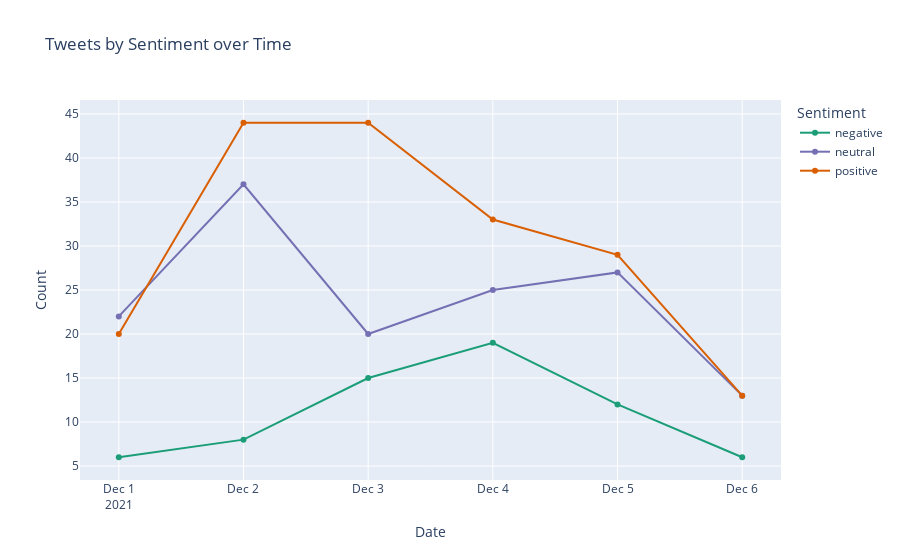

The notebook cell this image was saved under:
### Code cell
fig = px.line(gruDate,x='date',y='text',color='sentiment_category',markers=True,labels={'text':'Count','date':'Date','sentiment_category':'Sentiment'},color_discrete_sequence=["#1b9e77",'#7570b3','#d95f02'],title='Tweets by Sentiment over Time')
fig.show()

### Figure 1 — Plotly figure (JSON) as saved in the notebook; plotly's stock layout.template omitted (floating-point values rounded to 4 significant figures)
{"data": [{"hovertemplate": "Sentiment=negative<br>Date=%{x}<br>Count=%{y}<extra></extra>", "legendgroup": "negative", "line": {"color": "#1b9e77", "dash": "solid"}, "marker": {"symbol": "circle"}, "mode": "markers+lines", "name": "negative", "orientation": "v", "showlegend": true, "type": "scatter", "x": ["2021-12-01", "2021-12-02", "2021-12-03", "2021-12-04", "2021-12-05", "2021-12-06"], "xaxis": "x", "y": [6, 8, 15, 19, 12, 6], "yaxis": "y"}, {"hovertemplate": "Sentiment=neutral<br>Date=%{x}<br>Count=%{y}<extra></extra>", "legendgroup": "neutral", "line": {"color": "#7570b3", "dash": "solid"}, "marker": {"symbol": "circle"}, "mode": "markers+lines", "name": "neutral", "orientation": "v", "showlegend": true, "type": "scatter", "x": ["2021-12-01", "2021-12-02", "2021-12-03", "2021-12-04", "2021-12-05", "2021-12-06"], "xaxis": "x", "y": [22, 37, 20, 25, 27, 13], "yaxis": "y"}, {"hovertemplate": "Sentiment=positive<br>Date=%{x}<br>Count=%{y}<extra></extra>", "legendgroup": "positive", "line": {"color": "#d95f02", "dash": "solid"}, "marker": {"symbol": "circle"}, "mode": "markers+lines", "name": "positive", "orientation": "v", "showlegend": true, "type": "scatter", "x": ["2021-12-01", "2021-12-02", "2021-12-03", "2021-12-04", "2021-12-05", "2021-12-06"], "xaxis": "x", "y": [20, 44, 44, 33, 29, 13], "yaxis": "y"}], "layout": {"legend": {"title": {"text": "Sentiment"}, "tracegroupgap": 0}, "title": {"text": "Tweets by Sentiment over Time"}, "xaxis": {"anchor": "y", "domain": [0, 1], "title": {"text": "Date"}}, "yaxis": {"anchor": "x", "domain": [0, 1], "title": {"text": "Count"}}}}
